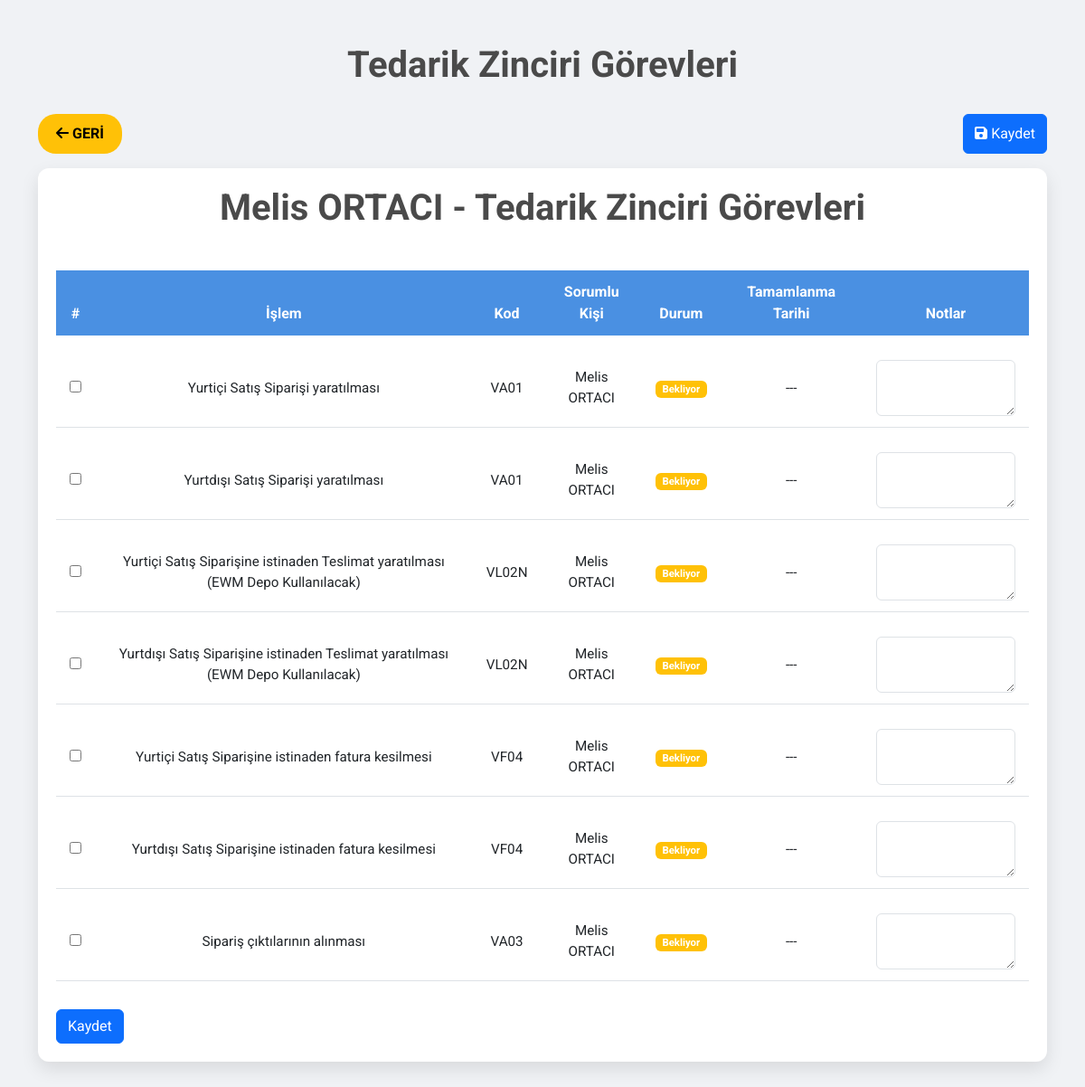
Screenshot of /department/Tedarik Zinciri?user=Melis ORTACI with the database file from the repository.
### app.py (models this page shows)
class Task(db.Model):
    id = db.Column(db.Integer, primary_key=True)
    process_name = db.Column(db.String(100))
    process_code = db.Column(db.String(50))
    department = db.Column(db.String(50))
    responsible_person = db.Column(db.String(50))
    is_completed = db.Column(db.Boolean, default=False)
    notes = db.Column(db.Text)
    completion_time = db.Column(db.DateTime, nullable=True)  # Yeni sütun

### app.py (the view)
@app.route('/department/<string:department_name>')
def department_tasks(department_name):
    user_name = request.args.get('user')
    if not user_name:
        flash("Kullanıcı belirtilmedi!", "danger")
        return redirect(url_for('index'))
    department_name = unquote(department_name)
    user_name = unquote(user_name)
    tasks = Task.query.filter_by(department=department_name, responsible_person=user_name).all()
    if not tasks:
        flash(f"{user_name} için {department_name} departmanında görev bulunamadı.", "warning")
        return redirect(url_for('index'))
    total_tasks = len(tasks)
    completed_tasks = len([task for task in tasks if task.is_completed])
    completion_percentage = (completed_tasks / total_tasks * 100) if total_tasks > 0 else 0
    return render_template(
        'department_tasks.html',
        tasks=tasks,
        department_name=department_name,
        user_name=user_name,
        completion_percentage=completion_percentage
    )

### templates/department_tasks.html (shortened to what this page needs)
<!DOCTYPE html>
<html lang="tr">
<head>
    <link href="https://cdn.jsdelivr.net/npm/bootstrap@5.3.0/dist/css/bootstrap.min.css" rel="stylesheet">
    <link href="https://cdnjs.cloudflare.com/ajax/libs/font-awesome/6.4.0/css/all.min.css" rel="stylesheet">
</head>
<body>
    <div class="container my-5">
        <h1 class="text-center">{{ department_name }} Görevleri</h1>
        <div class="d-flex justify-content-between mb-3">
            <a href="/" class="btn btn-back"><i class="fas fa-arrow-left"></i> Geri</a>
            <button type="submit" form="task-form" class="btn btn-primary"><i class="fas fa-save"></i> Kaydet</button>
        </div>
        <div class="table-container">
            <h1 class="text-center">{{ user_name }} - {{ department_name }} Görevleri</h1>
<form action="/bulk_update/{{ department_name }}/{{ user_name }}" method="POST">
    <table class="table table-hover">
        <thead>
            <tr>
                <th>#</th>
                <th>İşlem</th>
                <th>Kod</th>
                <th>Sorumlu Kişi</th>
                <th>Durum</th>
                <th>Tamamlanma Tarihi</th>
                <th>Notlar</th>
            </tr>
        </thead>
        <tbody>
            {% for task in tasks %}
            <tr>
                <td>
                    <input type="checkbox" name="is_completed_{{ task.id }}" {% if task.is_completed %}checked{% endif %}>
                </td>
                <td>{{ task.process_name }}</td>
                <td>{{ task.process_code }}</td>
                <td>{{ task.responsible_person }}</td>
                <td>
                    <span class="badge {% if task.is_completed %}bg-success{% else %}bg-warning{% endif %}">
                        {% if task.is_completed %}Tamamlandı{% else %}Bekliyor{% endif %}
                    </span>
                </td>
                <td>
                    {% if task.completion_time %}
                    {{ task.completion_time.strftime('%d %B %Y %H:%M') }}
                    {% else %}
                    ---
                    {% endif %}
                </td>
                <td>
                    <textarea name="notes_{{ task.id }}" class="form-control">{{ task.notes or '' }}</textarea>
                </td>
            </tr>
            {% endfor %}
        </tbody>
    </table>
    <button type="submit" class="btn btn-primary">Kaydet</button>
</form>
        </div>
    </div>
</body>
</html>

### templates/department_tasks.html (style rules this page uses)
body { font-family: 'Roboto', sans-serif; background: #f0f2f5; color: #333; }
h1 { font-weight: 700; color: #4a4a4a; margin-bottom: 30px; }
.table-container { background: #ffffff; border-radius: 12px; padding: 20px; box-shadow: 0 8px 20px rgba(0, 0, 0, 0.1); }
.table { width: 100%; border-collapse: separate; border-spacing: 0 15px; }
.table thead th { background: #4a90e2; color: #ffffff; padding: 12px 15px; border: none; text-align: center; font-size: 1rem; }
.table tbody tr { background: #ffffff; border-radius: 8px; transition: transform 0.3s, box-shadow 0.3s; }
.table td { padding: 12px 15px; vertical-align: middle; text-align: center; font-size: 0.95rem; }
.btn-back { background: #ffc107; color: black; font-weight: bold; padding: 10px 20px; border-radius: 20px; text-transform: uppercase; transition: all 0.3s; border: none; }
.form-control { resize: vertical; min-height: 50px; }

### rows the page displays
Task: process_name "Yurtiçi Satış Siparişi yaratılması", process_code "VA01", responsible_person "Melis ORTACI", shows "Bekliyor"
Task: process_name "Yurtdışı Satış Siparişi yaratılması", process_code "VA01", responsible_person "Melis ORTACI", shows "Bekliyor"
Task: process_name "Yurtiçi Satış Siparişine istinaden Teslimat yaratılması (EWM Depo Kullanılacak)", process_code "VL02N", responsible_person "Melis ORTACI", shows "Bekliyor"
Task: process_name "Yurtdışı Satış Siparişine istinaden Teslimat yaratılması (EWM Depo Kullanılacak)", process_code "VL02N", responsible_person "Melis ORTACI", shows "Bekliyor"
Task: process_name "Yurtiçi Satış Siparişine istinaden fatura kesilmesi", process_code "VF04", responsible_person "Melis ORTACI", shows "Bekliyor"
Task: process_name "Yurtdışı Satış Siparişine istinaden fatura kesilmesi", process_code "VF04", responsible_person "Melis ORTACI", shows "Bekliyor"
Task: process_name "Sipariş çıktılarının alınması", process_code "VA03", responsible_person "Melis ORTACI", shows "Bekliyor"

### other values shown
{{ department_name }} "Tedarik Zinciri"
{{ user_name }} "Melis ORTACI"
